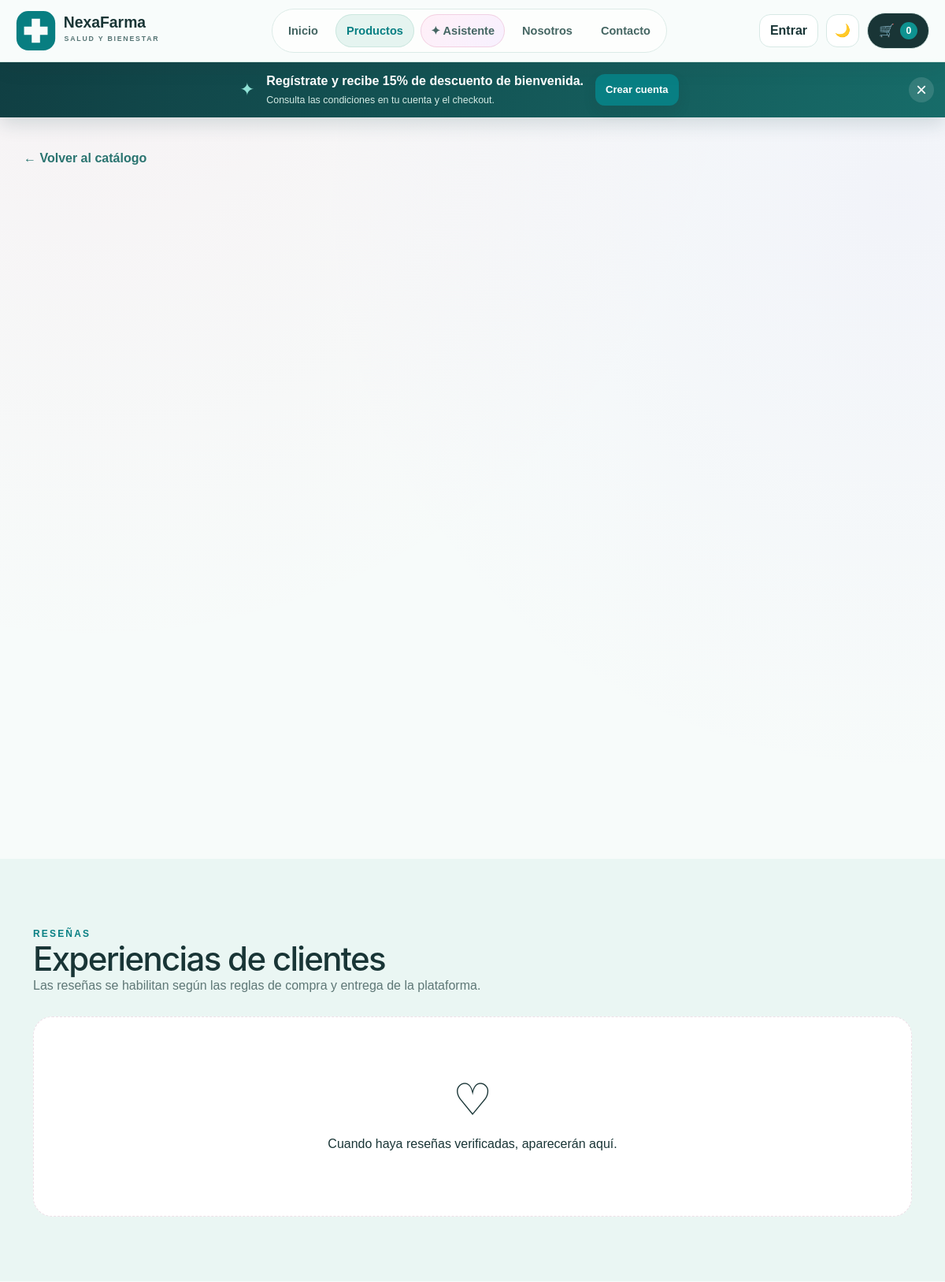
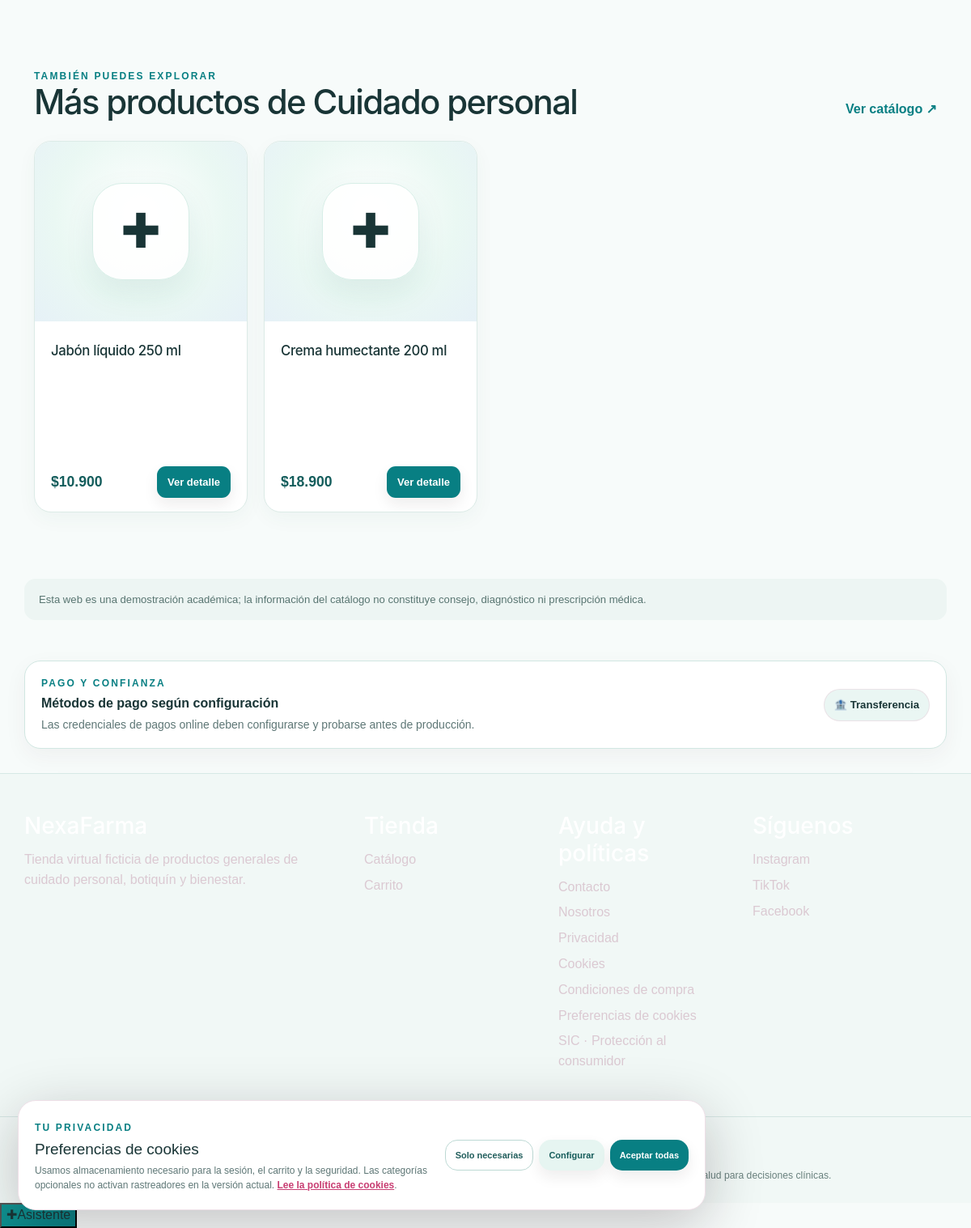
The page /producto/1 on the database its author committed (2 pictures, top to bottom).
### tables this page shows
CREATE TABLE categories(
            id INTEGER PRIMARY KEY AUTOINCREMENT,
            name TEXT UNIQUE NOT NULL,
            slug TEXT UNIQUE,
            active INTEGER DEFAULT 1,
            created_at TEXT NOT NULL
        );

CREATE TABLE products(
            id INTEGER PRIMARY KEY AUTOINCREMENT,
            category_id INTEGER,
            name TEXT NOT NULL,
            description TEXT,
            price INTEGER NOT NULL,
            image TEXT,
            active INTEGER DEFAULT 1,
            featured INTEGER DEFAULT 0,
            stock INTEGER DEFAULT 99,
            requires_prescription INTEGER NOT NULL DEFAULT 0,
            created_at TEXT NOT NULL,
            updated_at TEXT,
            FOREIGN KEY(category_id) REFERENCES categories(id) ON DELETE SET NULL
        );

### app.py (the view)
@app.get("/producto/<int:pid>")
def product(pid):
    conn = db()
    product_row = conn.execute("""SELECT p.*,c.name category FROM products p LEFT JOIN categories c ON c.id=p.category_id WHERE p.id=? AND p.active=1""", (pid,)).fetchone()
    toppings = conn.execute("SELECT * FROM toppings WHERE active=1 ORDER BY name").fetchall()
    sizes = conn.execute("SELECT * FROM sizes WHERE active=1 ORDER BY price").fetchall()
    related = conn.execute("""SELECT p.*,c.name category FROM products p LEFT JOIN categories c ON c.id=p.category_id WHERE p.active=1 AND p.id!=? AND p.category_id=(SELECT category_id FROM products WHERE id=?) ORDER BY p.featured DESC,p.id DESC LIMIT 4""", (pid,pid)).fetchall()
    reviews = conn.execute("""SELECT r.*,u.first_name,u.last_name FROM reviews r JOIN users u ON u.id=r.user_id WHERE r.product_id=? AND r.active=1 ORDER BY r.id DESC LIMIT 10""", (pid,)).fetchall()
    avg_rating = conn.execute("SELECT COALESCE(AVG(rating),0) FROM reviews WHERE product_id=? AND active=1", (pid,)).fetchone()[0]
    conn.close()
    if not product_row:
        return render_template("error.html", code=404, title="Producto no encontrado", message="Este producto ya no está disponible."), 404
    return render_template("product.html", product=product_row, toppings=toppings, sizes=sizes, related=related, reviews=reviews, avg_rating=avg_rating)

### app.py (called while the page is built, shortened)
def money(value):
    return f"${int(value or 0):,.0f}".replace(",", ".")

def db():
    conn = sqlite3.connect(DB, timeout=15)
    conn.row_factory = sqlite3.Row
    conn.execute("PRAGMA foreign_keys=ON")
    conn.execute("PRAGMA journal_mode=WAL")
    return conn

def current_user():
    uid = session.get("user_id")
    if not uid:
        return None
    conn = db()
    user = conn.execute("SELECT * FROM users WHERE id=? AND is_active=1", (uid,)).fetchone()
    conn.close()
    return user

def csrf_token_value():
    token = session.get("csrf_token")
    if not token:
        token = secrets.token_urlsafe(32)
        session["csrf_token"] = token
    return token

def verify_csrf():
    if request.method not in {"POST", "PUT", "PATCH", "DELETE"}:
        return

@app.before_request
def global_guards():
    verify_csrf()
    if session.get("must_change_password") and request.endpoint not in {"change_password", "logout", "static"}:
        return redirect(url_for("change_password"))

def safe_site_settings():
    settings = {"store_status": "open", "business_notice": "Catálogo de cuidado personal, higiene, botiquín y bienestar. Consulta a un profesional para orientación sanitaria individual."}
    try:
        conn = db()
        rows = conn.execute("SELECT key,value FROM site_settings").fetchall()
        conn.close()
        settings.update({r["key"]: r["value"] for r in rows})
    except Exception:
        app.logger.exception("No se pudieron cargar site_settings")
    return settings

def wompi_is_configured():
    return bool(WOMPI_PUBLIC_KEY and WOMPI_INTEGRITY_SECRET and WOMPI_EVENTS_SECRET)

def wompi_is_available():
    return wompi_is_configured() and not WOMPI_TEMPORARILY_UNAVAILABLE

def mercadopago_is_configured():
    parsed = urlparse(BASE_URL)
    return bool(MERCADOPAGO_ACCESS_TOKEN and MERCADOPAGO_WEBHOOK_SECRET and (parsed.scheme == "https" or parsed.hostname in {"localhost", "127.0.0.1"}))

def smtp_configured():
    return bool(SMTP_HOST and SMTP_FROM)

def resend_configured():
    return bool(RESEND_API_KEY and RESEND_FROM)

def gmail_api_configured():
    return bool(GMAIL_API_CLIENT_ID and GMAIL_API_CLIENT_SECRET and GMAIL_API_REFRESH_TOKEN and GMAIL_API_FROM)

def google_oauth_ready():
    return bool(GOOGLE_OAUTH_CLIENT_ID and GOOGLE_OAUTH_CLIENT_SECRET and GOOGLE_OAUTH_REDIRECT_URI)

### templates/product.html (shortened to what this page needs)
{% extends 'base.html' %}{% block title %}{{ product.name }} | NexaFarma{% endblock %}
{% block content %}<section class="container nf-product-detail"><a href="{{ url_for('menu') }}" class="nf-back-link">← Volver al catálogo</a><div class="nf-detail-grid">
</div></section>
<section class="section section-soft product-reviews-section"><div class="container"><div class="section-head"><div><span class="eyebrow">RESEÑAS</span><h2>Experiencias de clientes</h2><p class="muted">Las reseñas se habilitan según las reglas de compra y entrega de la plataforma.</p></div></div>{% if reviews %}<div class="grid">{% for r in reviews %}<article class="info-card nf-testimonial"><div class="rating">{{ '★' * r.rating }}{{ '☆' * (5-r.rating) }}</div><p>{{ r.comment or 'Sin comentario.' }}</p><small class="muted">{{ r.first_name }} · {{ r.created_at[:10] }}</small></article>{% endfor %}</div>{% else %}<div class="empty-state"><div class="emoji">♡</div><p>Cuando haya reseñas verificadas, aparecerán aquí.</p></div>{% endif %}</div></section>
{% if related %}<section class="section"><div class="container"><div class="section-head"><div><span class="eyebrow">TAMBIÉN PUEDES EXPLORAR</span><h2>Más productos de {{ product.category or 'bienestar' }}</h2></div><a class="section-link" href="{{ url_for('menu') }}">Ver catálogo ↗</a></div><div class="grid nf-product-grid">{% for p in related %}<article class="product-card nf-product-card"><div class="product-media nf-product-media">{% if p.image %}<img src="{{ url_for('static',filename=p.image) }}" alt="{{ p.name }}" loading="lazy">{% else %}<span class="nf-product-placeholder">✚</span>{% endif %}</div><div class="product-body"><h3>{{ p.name }}</h3><div class="product-footer"><strong>{{ p.price|money }}</strong><a class="btn btn-small btn-primary" href="{{ url_for('product',pid=p.id) }}">Ver detalle</a></div></div></article>{% endfor %}</div></div></section>{% endif %}
<div class="container nf-disclaimer-bar">Esta web es una demostración académica; la información del catálogo no constituye consejo, diagnóstico ni prescripción médica.</div>
{% endblock %}

### static/css/pharmacy-theme.css (style rules this page uses)
:root { --bg:#f7fbfa;--surface:#ffffff;--surface-2:#eaf6f3;--text:#193536;--muted:#5e7776;--line:#d7e9e5; --primary:#0e9290;--primary-dark:#087f83;--soft:#edf5fb;--success:#177b57;--warning:#9b6500;--danger:#b52d3e; --shadow:0 18px 55px rgba(19,73,72,.09);--radius:24px;--max:1200px; --nf-deep:#103f43;--nf-mint:#dff5ef;--nf-blue:#eaf3fa;--nf-aqua:#b5e7db; }
html { scroll-padding-top:90px }
body { background:var(--bg);color:var(--text) }
.btn-primary { background:var(--primary-dark);border-color:var(--primary-dark);color:white }
.eyebrow,.product-meta,.section-link { color:var(--primary-dark) }
.product-media,.product-visual,.thumb { background:linear-gradient(145deg,#e5f7f1,#edf4fb) }
.nf-product-grid { grid-template-columns:repeat(4,minmax(0,1fr)) }
.nf-product-card { border-color:#dcebe7;border-radius:21px;transition:transform .2s,box-shadow .2s }
.nf-product-media { position:relative;aspect-ratio:1.25/1;overflow:hidden;background:radial-gradient(circle at 50% 40%,#ffffff 0,#eaf8f3 57%,#e6f1f7 100%) }
.nf-product-placeholder { display:grid;place-items:center;width:120px;height:120px;border:1px solid #d7eee7;border-radius:37px;background:rgba(255,255,255,.9);box-shadow:0 15px 35px rgba(26,117,105,.1);font-size:3.7rem }
.nf-product-card .product-body { display:flex;flex-direction:column;min-height:235px }
.nf-product-card .product-body h3 { font-size:1.05rem;line-height:1.3 }
.nf-product-card .product-footer { margin-top:auto;padding-top:14px }
.nf-product-card .product-footer strong { color:#145d5c;font-size:1.1rem }
.nf-product-detail { padding:26px 0 65px }
.nf-back-link { display:inline-block;color:#2a7470;font-weight:800;margin:5px 0 22px }
.nf-detail-grid { display:grid;grid-template-columns:.95fr 1.05fr;align-items:start;gap:44px }
.nf-disclaimer-bar { margin-bottom:50px;padding:15px 18px;border-radius:14px;background:#edf5f3;color:#587571;font-size:.82rem;line-height:1.6 }
.nf-product-card { overflow:hidden;box-shadow:0 8px 24px rgba(24,83,78,.045) }
.nf-product-media { aspect-ratio:1.18/1 }
.nf-product-card .product-body { padding:19px 20px 17px }
.nf-product-card .product-body h3 { margin:7px 0 8px;letter-spacing:-.02em }
.nf-product-card .product-footer .btn { border-radius:11px }
.nf-product-detail { padding-top:35px }

### rows shown on the page
categories: name "Cuidado personal"
products: name "Jabón líquido 250 ml", price "$10.900"
products: name "Crema humectante 200 ml", price "$18.900"

### other values the page prints
{{ cart_count }} "0"
{{ config.discount }} "15"
